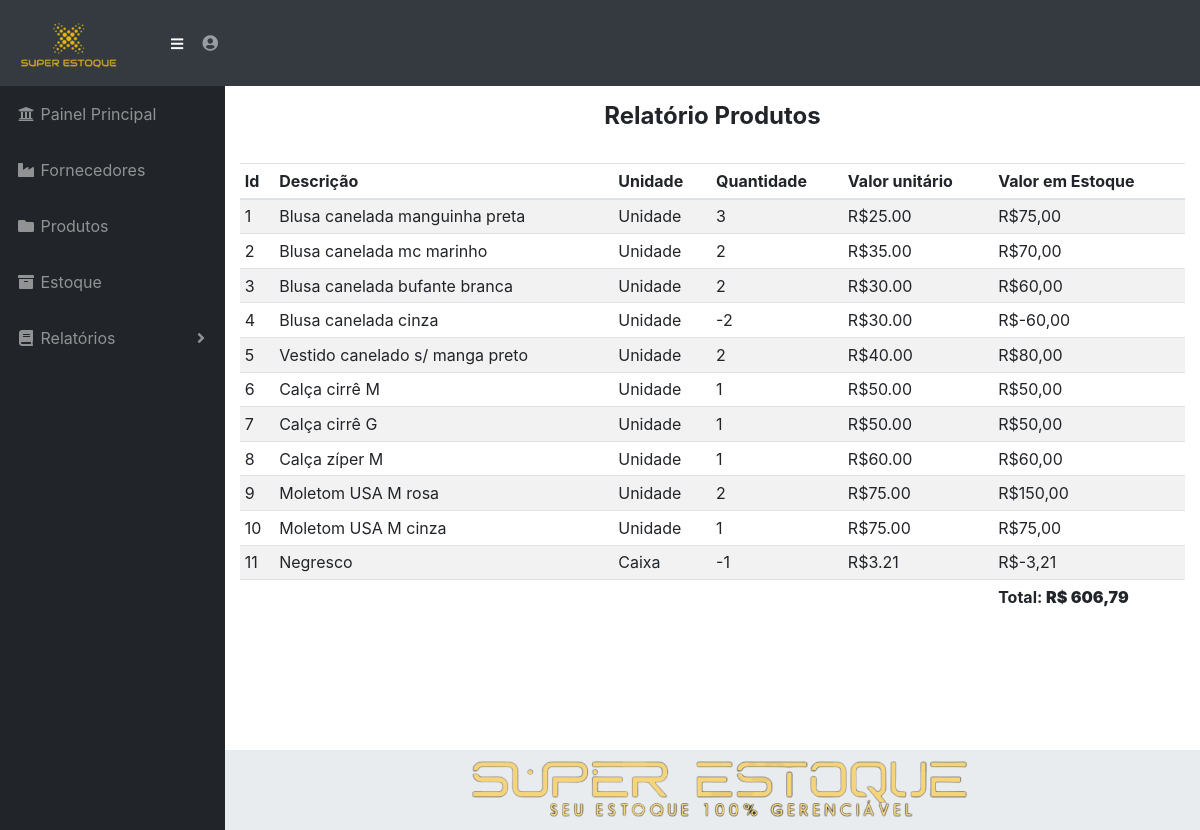
Screenshot of /view/relatorio_produtos.php (signed in) with the database file from the repository.
### tables this page shows
CREATE TABLE `produto` (
  `codigo` int(11) NOT NULL,
  `descricao` varchar(100) DEFAULT NULL,
  `quantidade` decimal(10,0) DEFAULT NULL,
  `unidade` varchar(60) DEFAULT NULL,
  `tipo` varchar(60) DEFAULT NULL,
  `fornecedor` varchar(100) NOT NULL,
  `data_cadastro` datetime DEFAULT current_timestamp(),
  `data_alteracao` datetime DEFAULT NULL,
  `responsavel` varchar(60) DEFAULT NULL,
  `valor_unidade` decimal(10,2) DEFAULT NULL
);

### view/relatorio_produtos.php (the view, shortened to what this page needs)
<?php
require "../dao/conexao.php";
$sql_produtos = "SELECT * FROM produto ORDER BY codigo";
$result_produtos = mysqli_query($conexao, $sql_produtos);
$row_produtos = mysqli_num_rows($result_produtos);
$sql_total_prod = "SELECT SUM(valor_unidade*quantidade) as total FROM produto";
$result_total_prod = mysqli_query($conexao, $sql_total_prod);
?>
<!DOCTYPE html>
<html lang="en">
<head>
  <link href="../vendor/fontawesome-free/css/all.min.css" rel="stylesheet" type="text/css">
  <link href="../vendor/datatables/dataTables.bootstrap4.css" rel="stylesheet">
  <link href="../css/sb-admin.css" rel="stylesheet">
</head>
<body id="page-top">
  <?php
  include_once "nav.php";
  ?>
  <div id="wrapper">
    <?php
    include_once "menu.php";
    ?>
    <div id="content-wrapper">
      <div class="container-fluid">
        <h4 style="text-align:center"><strong> Relatório Produtos</strong></h4><br>
        <?php
        if ($row_produtos == "0") { ?>
          <div class="alert alert-warning" role="alert">
            Nenhum produto cadastrado <i class="fas fa-fw fa-exclamation-triangle"></i>
          </div>
        <?php
        } else { ?>
          <div class="table-responsive">
            <table class="table table-striped table-sm">
              <thead>
                <tr>
                  <th>Id</th>
                  <th>Descrição</th>
                  <th>Unidade</th>
                  <th>Quantidade</th>
                  <th>Valor unitário</th>
                  <th>Valor em Estoque</th>
                </tr>
              </thead>
              <tbody>
                <?php while ($dados_produtos = mysqli_fetch_array($result_produtos)) {
                    $valor_produtos = ($dados_produtos['quantidade'] * $dados_produtos['valor_unidade']);
                    $valor_produtos_formatado = number_format($valor_produtos, 2, ',', '.');
                    echo "<tr>";
                    echo "<td> " . $dados_produtos['codigo'] . "</td>";
                    echo "<td> " . $dados_produtos['descricao'] . "</td>";
                    echo "<td> " . $dados_produtos['unidade'] . "</td>";
                    echo "<td> " . $dados_produtos['quantidade'] . "</td>";
                    echo "<td> " . "R$" . $dados_produtos['valor_unidade'] . "</td>";
                    echo "<td> " . "R$" . $valor_produtos_formatado . "</td>";
                    echo "</tr>";
                  }
                  ?>
              </tbody>
              <tfoot>
                <tr>
                  <th></th>
                  <th></th>
                  <th></th>
                  <th></th>
                  <th> </th>
                  <th>Total:
                    <?php while ($dados_total_prod = mysqli_fetch_array($result_total_prod)) {
                        ?> <strong>R$ <?php
                                              $valor_total_formatado = number_format($dados_total_prod['total'], 2, ',', '.');
                                              echo $valor_total_formatado; ?></strong>
                    <?php
                      }
                      ?></th>
                </tr>
              </tfoot>
            </table>
          </div>
        <?php
        }
        ?>
      </div>
      <footer class="sticky-footer">
        <div class="container my-auto">
          <div class="copyright text-center my-auto">
          <img src="superestokee.png" alt="Logo do Projeto" class="img-fluid" />
          </div>
        </div>
      </footer>
    </div>
  </div>
</body>
</html>

### view/nav.php (style rules this page uses)
body { background-image: url('../imagens/superestoque.png' class="img-fluid"); background-size: cover; background-repeat: no-repeat; }

### rows the page displays
produto: codigo "1", descricao "Blusa canelada manguinha preta", unidade "Unidade", quantidade "3", valor_unidade "25.00", valor_produtos_formatado "75,00"
produto: codigo "2", descricao "Blusa canelada mc marinho", unidade "Unidade", quantidade "2", valor_unidade "35.00", valor_produtos_formatado "70,00"
produto: codigo "3", descricao "Blusa canelada bufante branca", unidade "Unidade", quantidade "2", valor_unidade "30.00", valor_produtos_formatado "60,00"
produto: codigo "4", descricao "Blusa canelada cinza", unidade "Unidade", quantidade "-2", valor_unidade "30.00", valor_produtos_formatado "-60,00"
produto: codigo "5", descricao "Vestido canelado s/ manga preto", unidade "Unidade", quantidade "2", valor_unidade "40.00", valor_produtos_formatado "80,00"
produto: codigo "6", descricao "Calça cirrê M", unidade "Unidade", quantidade "1", valor_unidade "50.00", valor_produtos_formatado "50,00"
produto: codigo "7", descricao "Calça cirrê G", unidade "Unidade", quantidade "1", valor_unidade "50.00", valor_produtos_formatado "50,00"
produto: codigo "8", descricao "Calça zíper M", unidade "Unidade", quantidade "1", valor_unidade "60.00", valor_produtos_formatado "60,00"
produto: codigo "9", descricao "Moletom USA M rosa", unidade "Unidade", quantidade "2", valor_unidade "75.00", valor_produtos_formatado "150,00"
produto: codigo "10", descricao "Moletom USA M cinza", unidade "Unidade", quantidade "1", valor_unidade "75.00", valor_produtos_formatado "75,00"
produto: codigo "11", descricao "Negresco", unidade "Caixa", quantidade "-1", valor_unidade "3.21", valor_produtos_formatado "-3,21"

### other values shown
$valor_total_formatado "606,79"
